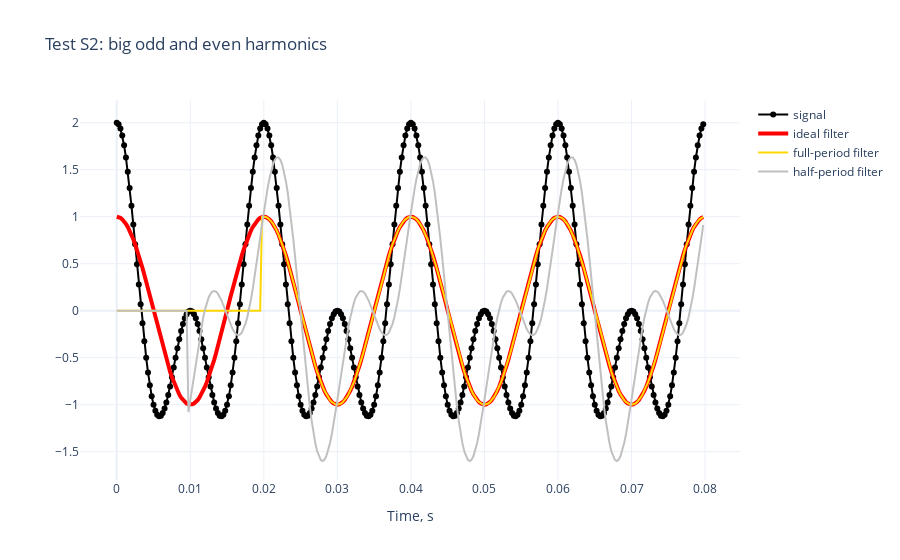
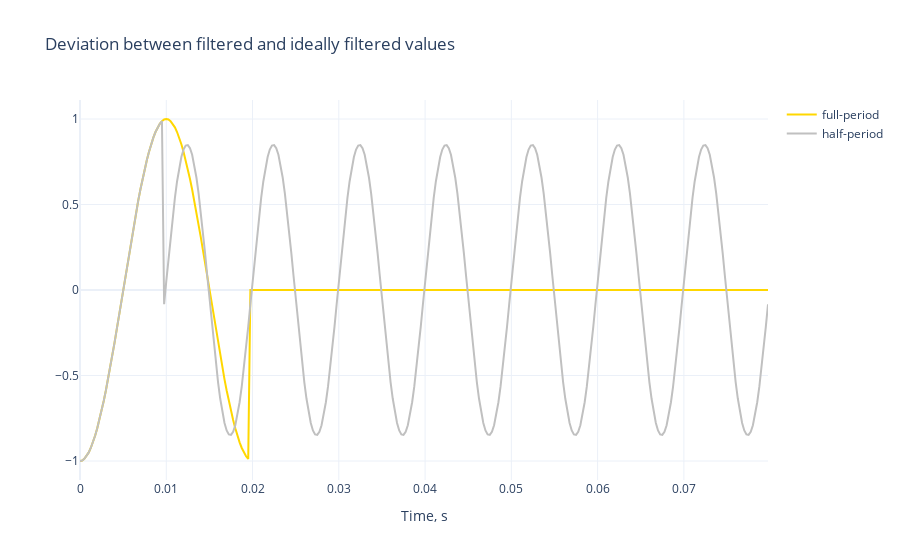

Notebook code cell kept with these figures, in order:
### Code cell
s1,time = get_periodic(1, 1*f1, 0, fs, t1, t2)
s2,time = get_periodic(1, 2*f1, 0, fs, t1, t2)

signal = s1 + s2

test_description = "big odd and even harmonics"
test_name = "Test S2"

ff_full = FourierFilter(f1=f1, fs=fs, mode="full-period")
ff_half = FourierFilter(f1=f1, fs=fs, mode="half-period")
s_filtered_full = []
s_filtered_half = []
for i in range(len(signal)):
    s_filtered_full.append(ff_full.fit_sample(signal[i]))
    s_filtered_half.append(ff_half.fit_sample(signal[i]))
s_filtered_full = np.array(s_filtered_full)
s_filtered_half = np.array(s_filtered_half)

fig = go.Figure()
fig.update_layout(
    title=f"{test_name}: {test_description}",
    xaxis_title="Time, s",
    template="plotly_white",
)
fig.add_trace(go.Scatter(x=time, y=signal, name="signal", mode="lines+markers", line=dict(color="black")))  # fmt:skip
fig.add_trace(go.Scatter(x=time, y=s1, name="ideal filter", line=dict(color="red", width=4)))  # fmt:skip
fig.add_trace(go.Scatter(x=time, y=np.real(s_filtered_full), name="full-period filter", line=dict(color="gold")))  # fmt:skip
fig.add_trace(go.Scatter(x=time, y=np.real(s_filtered_half), name="half-period filter", line=dict(color="silver")))  # fmt:skip
fig.show()

fig = go.Figure()
fig.update_layout(
    title="Deviation between filtered and ideally filtered values",
    xaxis_title="Time, s",
    template="plotly_white",
)
fig.add_trace(go.Scatter(x=time, y=np.real(s_filtered_full)-s1, name="full-period", line=dict(color="gold")))  # fmt:skip
fig.add_trace(go.Scatter(x=time, y=np.real(s_filtered_half)-s1, name="half-period", line=dict(color="silver")))  # fmt:skip
fig.show()

### Figure 1 — Plotly figure (JSON) as saved in the notebook; plotly's stock layout.template omitted (floating-point values rounded to 4 significant figures; data arrays with more than 128 entries replaced by an {"elided": "..."} marker saying what was removed)
{"data": [{"line": {"color": "black"}, "mode": "lines+markers", "name": "signal", "type": "scatter", "x": {"elided": "320 float values"}, "y": {"elided": "320 float values"}}, {"line": {"color": "red", "width": 4}, "name": "ideal filter", "type": "scatter", "x": {"elided": "320 float values"}, "y": {"elided": "320 float values"}}, {"line": {"color": "gold"}, "name": "full-period filter", "type": "scatter", "x": {"elided": "320 float values"}, "y": {"elided": "320 float values"}}, {"line": {"color": "silver"}, "name": "half-period filter", "type": "scatter", "x": {"elided": "320 float values"}, "y": {"elided": "320 float values"}}], "layout": {"title": {"text": "Test S2: big odd and even harmonics"}, "xaxis": {"title": {"text": "Time, s"}}}}

### Figure 2 — Plotly figure (JSON) as saved in the notebook; plotly's stock layout.template omitted (floating-point values rounded to 4 significant figures; data arrays with more than 128 entries replaced by an {"elided": "..."} marker saying what was removed)
{"data": [{"line": {"color": "gold"}, "name": "full-period", "type": "scatter", "x": {"elided": "320 float values"}, "y": {"elided": "320 float values"}}, {"line": {"color": "silver"}, "name": "half-period", "type": "scatter", "x": {"elided": "320 float values"}, "y": {"elided": "320 float values"}}], "layout": {"title": {"text": "Deviation between filtered and ideally filtered values"}, "xaxis": {"title": {"text": "Time, s"}}}}
